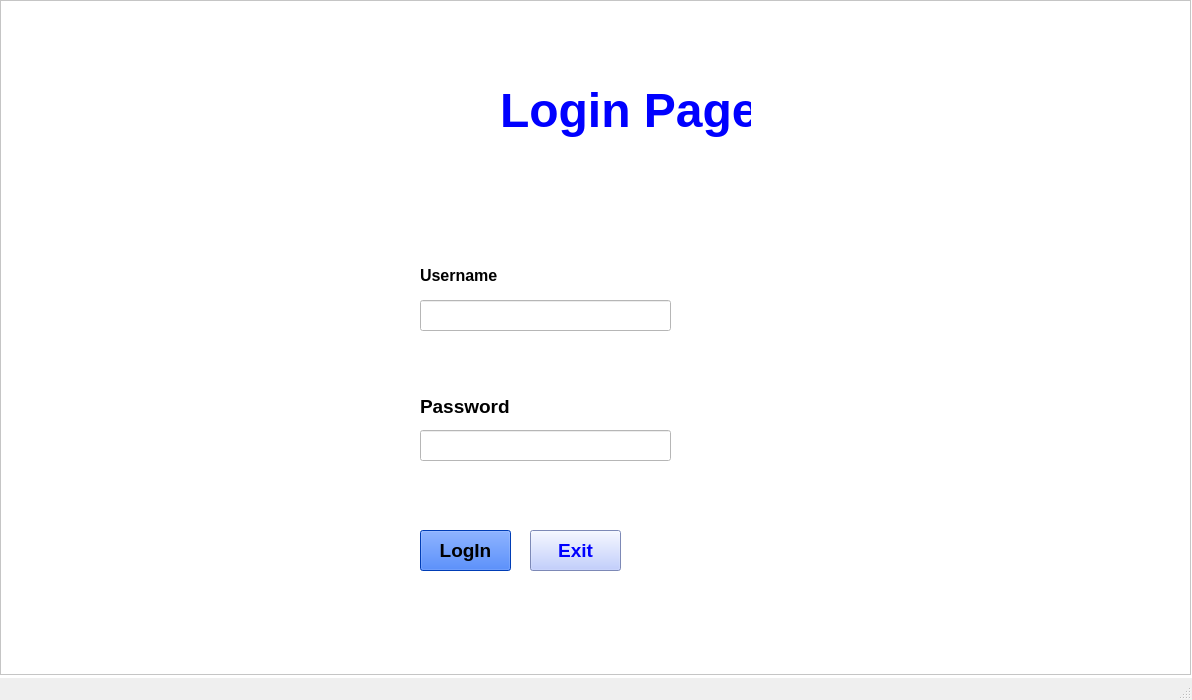
<?xml version="1.0" encoding="UTF-8"?>
<ui version="4.0">
 <class>MainWindow</class>
 <widget class="QMainWindow" name="MainWindow">
  <property name="enabled">
   <bool>true</bool>
  </property>
  <property name="geometry">
   <rect>
    <x>0</x>
    <y>0</y>
    <width>1192</width>
    <height>700</height>
   </rect>
  </property>
  <property name="windowTitle">
   <string>Security System</string>
  </property>
  <property name="styleSheet">
   <string notr="true"/>
  </property>
  <widget class="QWidget" name="centralwidget">
   <property name="styleSheet">
    <string notr="true">background-color: rgb(255, 255, 255);</string>
   </property>
   <widget class="QLineEdit" name="lineEdit_username">
    <property name="geometry">
     <rect>
      <x>420</x>
      <y>300</y>
      <width>251</width>
      <height>31</height>
     </rect>
    </property>
    <property name="styleSheet">
     <string notr="true">font: 63 12pt &quot;Segoe UI&quot;;</string>
    </property>
   </widget>
   <widget class="QLabel" name="label">
    <property name="geometry">
     <rect>
      <x>420</x>
      <y>260</y>
      <width>141</width>
      <height>31</height>
     </rect>
    </property>
    <property name="text">
     <string>&lt;html&gt;&lt;head/&gt;&lt;body&gt;&lt;p&gt;&lt;span style=&quot; font-size:12pt; font-weight:600; color:#000000;&quot;&gt;Username&lt;/span&gt;&lt;/p&gt;&lt;/body&gt;&lt;/html&gt;</string>
    </property>
   </widget>
   <widget class="QLabel" name="label_2">
    <property name="geometry">
     <rect>
      <x>420</x>
      <y>391</y>
      <width>141</width>
      <height>31</height>
     </rect>
    </property>
    <property name="text">
     <string>&lt;html&gt;&lt;head/&gt;&lt;body&gt;&lt;p&gt;&lt;span style=&quot; font-size:14pt; font-weight:600; color:#000000;&quot;&gt;Password&lt;/span&gt;&lt;/p&gt;&lt;/body&gt;&lt;/html&gt;</string>
    </property>
   </widget>
   <widget class="QPushButton" name="Login">
    <property name="geometry">
     <rect>
      <x>420</x>
      <y>530</y>
      <width>91</width>
      <height>41</height>
     </rect>
    </property>
    <property name="font">
     <font>
      <family>Segoe UI</family>
      <pointsize>14</pointsize>
      <weight>75</weight>
      <bold>true</bold>
     </font>
    </property>
    <property name="autoFillBackground">
     <bool>false</bool>
    </property>
    <property name="styleSheet">
     <string notr="true">background-color: rgb(0, 85, 255);</string>
    </property>
    <property name="text">
     <string>LogIn</string>
    </property>
    <property name="autoDefault">
     <bool>false</bool>
    </property>
    <property name="default">
     <bool>false</bool>
    </property>
    <property name="flat">
     <bool>false</bool>
    </property>
   </widget>
   <widget class="QPushButton" name="pushButton_Exit">
    <property name="geometry">
     <rect>
      <x>530</x>
      <y>530</y>
      <width>91</width>
      <height>41</height>
     </rect>
    </property>
    <property name="font">
     <font>
      <family>Segoe UI</family>
      <pointsize>14</pointsize>
      <weight>75</weight>
      <bold>true</bold>
     </font>
    </property>
    <property name="autoFillBackground">
     <bool>false</bool>
    </property>
    <property name="styleSheet">
     <string notr="true">
color:rgb(0, 0, 255);
background-color: rgb(175, 192, 255);</string>
    </property>
    <property name="text">
     <string>Exit</string>
    </property>
    <property name="flat">
     <bool>false</bool>
    </property>
   </widget>
   <widget class="QLabel" name="label_3">
    <property name="enabled">
     <bool>true</bool>
    </property>
    <property name="geometry">
     <rect>
      <x>500</x>
      <y>70</y>
      <width>251</width>
      <height>81</height>
     </rect>
    </property>
    <property name="font">
     <font>
      <family>Segoe UI</family>
      <pointsize>28</pointsize>
      <weight>75</weight>
      <bold>true</bold>
     </font>
    </property>
    <property name="autoFillBackground">
     <bool>false</bool>
    </property>
    <property name="styleSheet">
     <string notr="true"/>
    </property>
    <property name="frameShape">
     <enum>QFrame::NoFrame</enum>
    </property>
    <property name="frameShadow">
     <enum>QFrame::Sunken</enum>
    </property>
    <property name="lineWidth">
     <number>0</number>
    </property>
    <property name="text">
     <string>&lt;!DOCTYPE HTML PUBLIC &quot;-//W3C//DTD HTML 4.0//EN&quot; &quot;http://www.w3.org/TR/REC-html40/strict.dtd&quot;&gt;
&lt;html&gt;&lt;head&gt;&lt;meta name=&quot;qrichtext&quot; content=&quot;1&quot; /&gt;&lt;style type=&quot;text/css&quot;&gt;
p, li { white-space: pre-wrap; }
&lt;/style&gt;&lt;/head&gt;&lt;body style=&quot; font-family:'Segoe UI'; font-size:28pt; font-weight:600; font-style:normal;&quot;&gt;
&lt;p align=&quot;center&quot; style=&quot; margin-top:12px; margin-bottom:12px; margin-left:0px; margin-right:0px; -qt-block-indent:0; text-indent:0px;&quot;&gt;&lt;span style=&quot; font-size:36pt; color:#0000ff;&quot;&gt;Login Page&lt;/span&gt;&lt;/p&gt;&lt;/body&gt;&lt;/html&gt;</string>
    </property>
    <property name="textFormat">
     <enum>Qt::MarkdownText</enum>
    </property>
    <property name="alignment">
     <set>Qt::AlignCenter</set>
    </property>
   </widget>
   <widget class="QLineEdit" name="lineEdit_password">
    <property name="geometry">
     <rect>
      <x>420</x>
      <y>430</y>
      <width>251</width>
      <height>31</height>
     </rect>
    </property>
    <property name="styleSheet">
     <string notr="true">font: 63 12pt &quot;Segoe UI&quot;;</string>
    </property>
    <property name="inputMethodHints">
     <set>Qt::ImhHiddenText|Qt::ImhNoAutoUppercase|Qt::ImhNoPredictiveText|Qt::ImhSensitiveData</set>
    </property>
    <property name="echoMode">
     <enum>QLineEdit::Password</enum>
    </property>
   </widget>
   <widget class="QFrame" name="frame">
    <property name="geometry">
     <rect>
      <x>0</x>
      <y>0</y>
      <width>1191</width>
      <height>675</height>
     </rect>
    </property>
    <property name="styleSheet">
     <string notr="true">background-image: url(:/resources/img/abc.jpg);</string>
    </property>
    <property name="frameShape">
     <enum>QFrame::StyledPanel</enum>
    </property>
    <property name="frameShadow">
     <enum>QFrame::Raised</enum>
    </property>
   </widget>
   <zorder>frame</zorder>
   <zorder>lineEdit_username</zorder>
   <zorder>label</zorder>
   <zorder>label_2</zorder>
   <zorder>Login</zorder>
   <zorder>pushButton_Exit</zorder>
   <zorder>label_3</zorder>
   <zorder>lineEdit_password</zorder>
  </widget>
  <widget class="QMenuBar" name="menubar">
   <property name="geometry">
    <rect>
     <x>0</x>
     <y>0</y>
     <width>1192</width>
     <height>21</height>
    </rect>
   </property>
  </widget>
  <widget class="QStatusBar" name="statusbar"/>
 </widget>
 <resources/>
 <connections/>
</ui>
